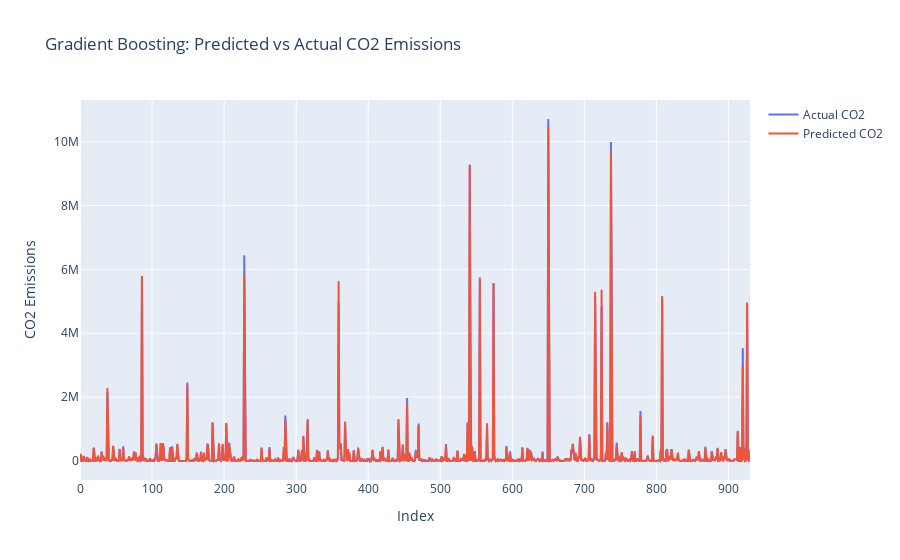

Write notebook code for a chart like this one.
### Code cell
from plotly.offline import iplot
gb_results = submit[submit['Predict_CO2'].notnull()]

# Create traces for predicted and actual values from Gradient Boosting
trace_actual = go.Scatter(x=gb_results.index, y=gb_results['Actual CO2'], mode='lines', name='Actual CO2')
trace_predicted = go.Scatter(x=gb_results.index, y=gb_results['Predict_CO2'], mode='lines', name='Predicted CO2')

# Layout for the plot
layout = go.Layout(
    title='Gradient Boosting: Predicted vs Actual CO2 Emissions',
    xaxis=dict(title='Index'),
    yaxis=dict(title='CO2 Emissions')
)

# Plotting
fig = go.Figure(data=[trace_actual, trace_predicted], layout=layout)
iplot(fig)

### Figure 1 — Plotly figure (JSON) as saved in the notebook; plotly's stock layout.template omitted (floating-point values rounded to 4 significant figures; data arrays with more than 128 entries replaced by an {"elided": "..."} marker saying what was removed)
{"data": [{"mode": "lines", "name": "Actual CO2", "type": "scatter", "x": {"elided": "931 int values"}, "y": {"elided": "931 float values"}}, {"mode": "lines", "name": "Predicted CO2", "type": "scatter", "x": {"elided": "931 int values"}, "y": {"elided": "931 float values"}}], "layout": {"title": {"text": "Gradient Boosting: Predicted vs Actual CO2 Emissions"}, "xaxis": {"title": {"text": "Index"}}, "yaxis": {"title": {"text": "CO2 Emissions"}}}}
